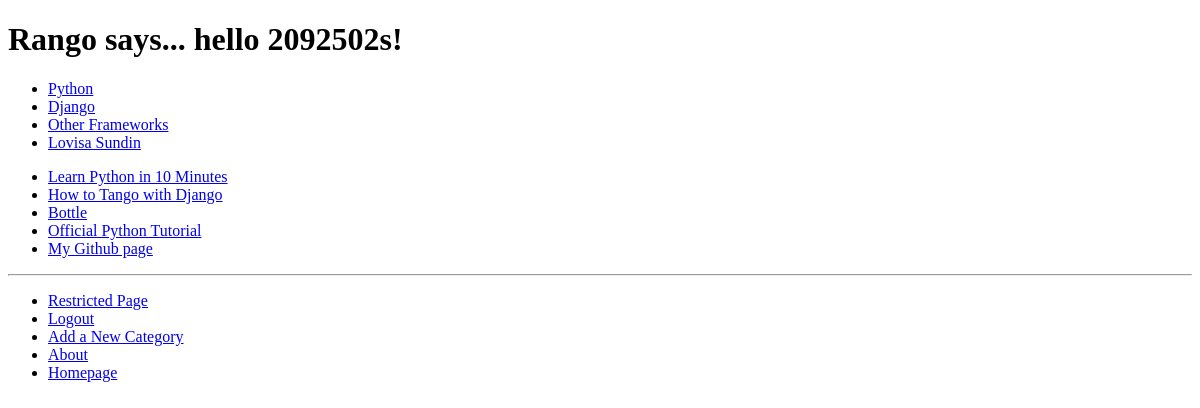
Page /rango/ (signed in) on the earlier database version.
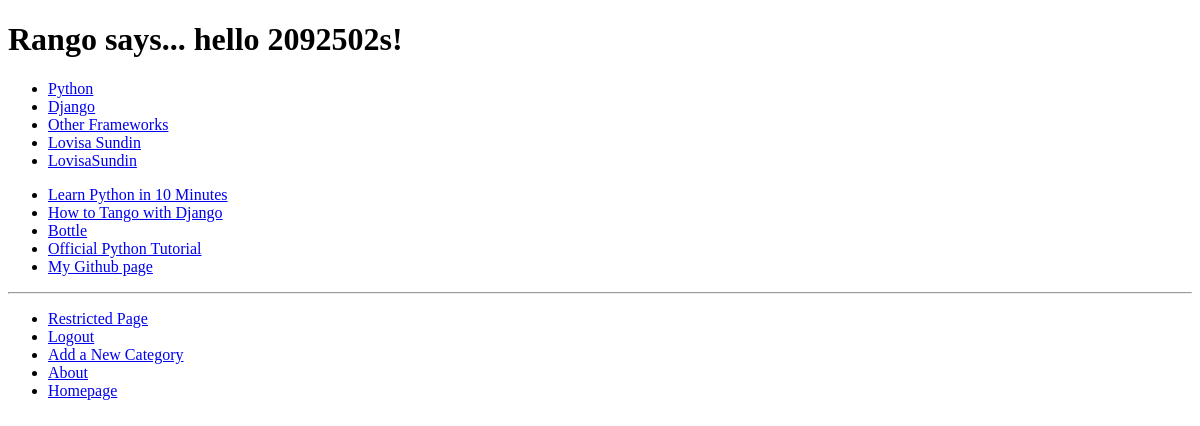
Same page on the later database version.
### rango/models.py (models this page shows, shortened)
class Category(models.Model):
    name = models.CharField( max_length=128, unique=True)
    views = models.IntegerField(default=0)  #added afterwards
    likes = models.IntegerField(default=0)  #added afterwards
    slug = models.SlugField(unique=True)

class Page(models.Model):
    category = models.ForeignKey(Category)
    title = models.CharField(max_length = 128)
    url = models.URLField()
    views = models.IntegerField(default=0)

### rango/views.py (the view)
def index(request):
    category_list = Category.objects.order_by('-likes')[:5]
    page_list = Page.objects.order_by('-views')[:5]
    context_dict = {'categories': category_list, 'pages':page_list}
    return render( request, 'rango/index.html', context_dict)

### templates/rango/index.html (shortened to what this page needs)
<!DOCTYPE html>
<html>
{% extends 'rango/base.html' %}
{% load staticfiles %}
{% block body_block %}
    <body>
        {% if user.is_authenticated %}
		<h1>Rango says... hello {{ user.username }}!</h1>
		        {% if categories %}
					<ul>
						{% for category in categories %}
						<li><a href="{% url 'category' category.slug %}">{{ category.name }}</a></li>
						{% endfor %}
					</ul>
				{% else %}
					<strong>There are no categories present.</strong>
				{% endif %}
				{% if pages %}
					<ul>
						{% for page in pages %}
						<li><a href="{{ page.url }}">{{ page.title }}</a></li>
						{% endfor %}
					</ul>
				{% else %}
					<strong>There are no pages present.</strong>
				{% endif %}
		{% else %}
		<h1>Rango says... hello world! Log in or register to view contents!</h1>
		{% endif %}
 {% endblock %}

Differences in the rows shown:
added Category: name "LovisaSundin"
